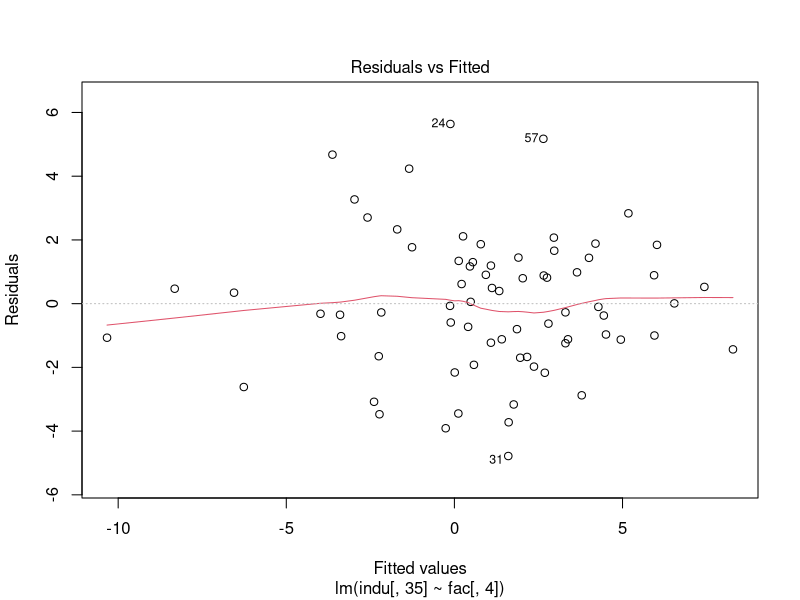
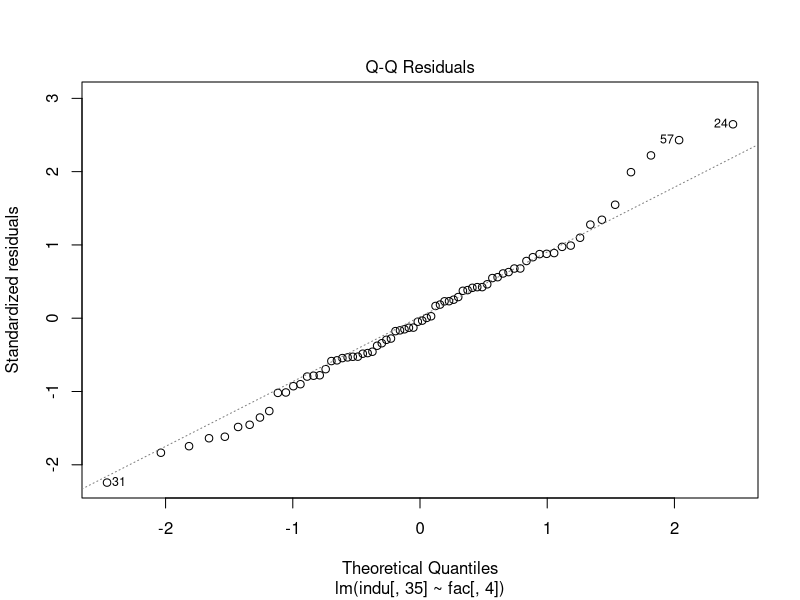
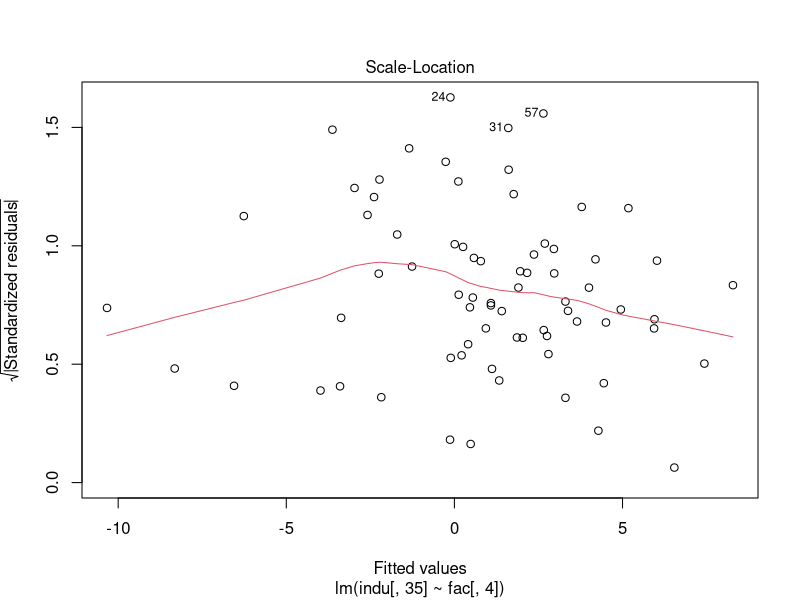
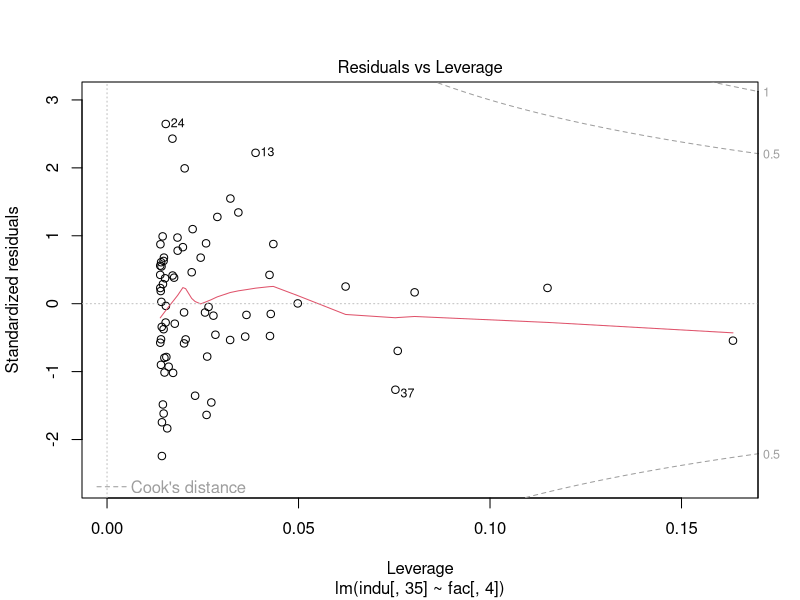
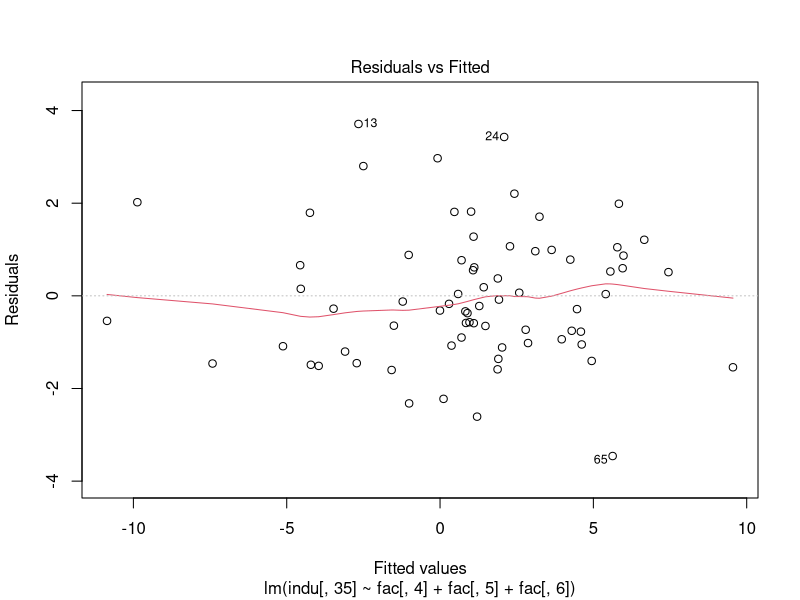
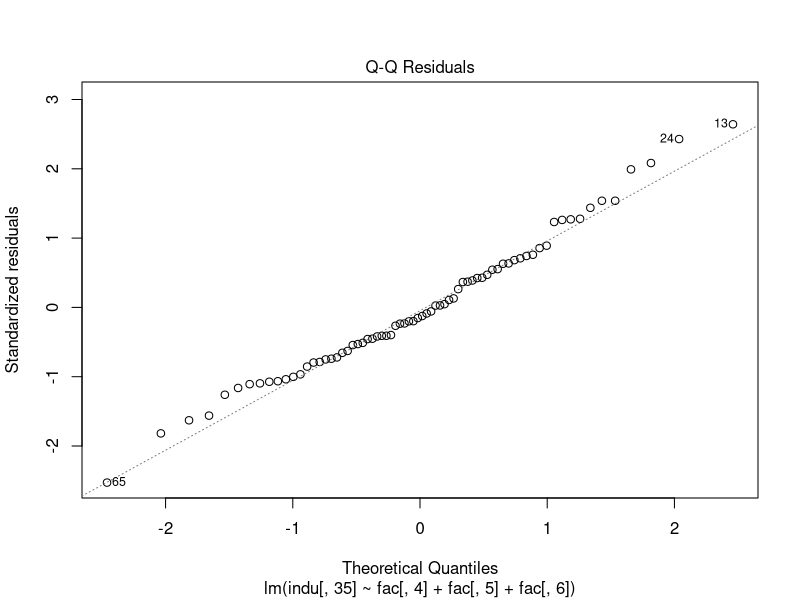
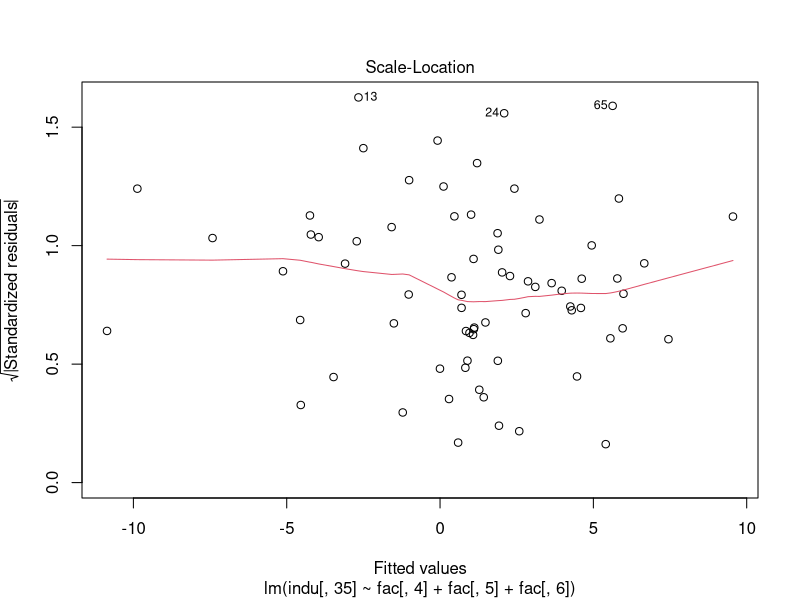
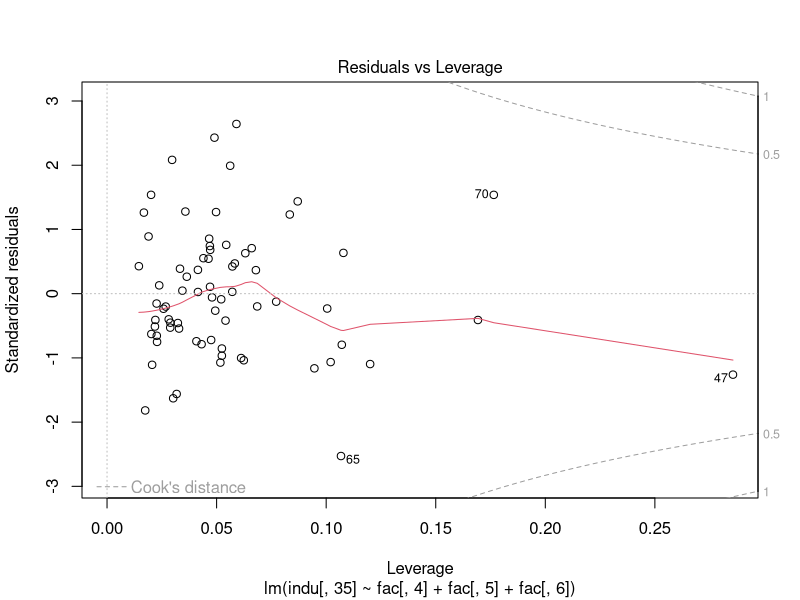

These charts were generated, in order, by the following R code:
## ---- chunk 1
knitr::opts_chunk$set(echo = TRUE)
## ---- chunk 2
setwd("D:/My Documents/GitHub/MBA6693")  #set working diretory
rm(list=ls()) #clear all variables out of the environment

fac <- read.csv("5factors.csv", header=TRUE) #load Fama French data
indu <- read.csv("indu.csv", header=TRUE) #load industry portfolios data

indu = indu - fac[,2] #compute the excess return
## ---- chunk 3
colnames(indu)[35] #show Business Service column is the 35th column
colnames(fac) #show factors column names
## ---- chunk 4
m1 <- lm(indu[,35] ~ fac[,4])
summary(m1)
plot(m1)



## ---- chunk 5
m2 <- lm(indu[,35] ~ fac[,4]+fac[,5]+fac[,6])
summary(m2)
plot(m2)
## ---- chunk 6
summary(m2)$adj.r.squared
## ---- chunk 7
m3 <- lm(indu[,35] ~ fac[,4]+fac[,5]+fac[,6]+fac[,7]+fac[,8])
summary(m3)
plot(m3)
## ---- chunk 8
summary(m3)$adj.r.squared
